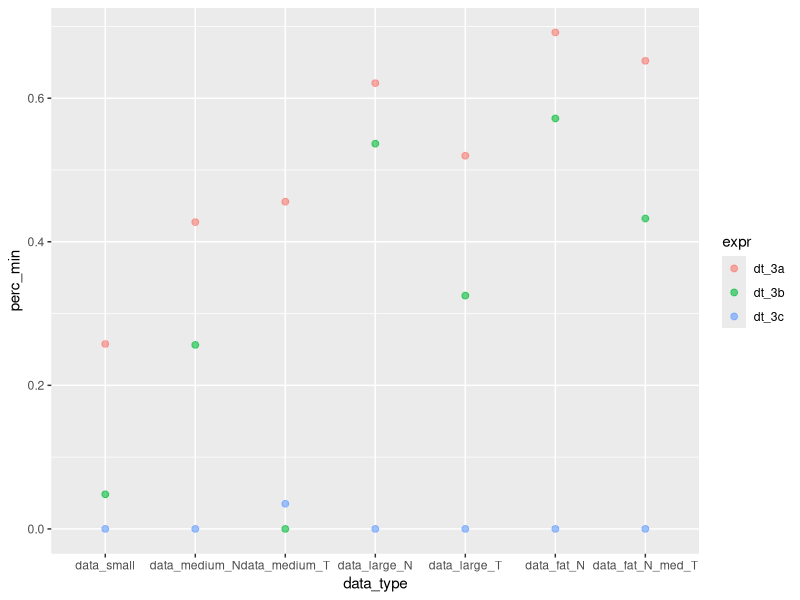
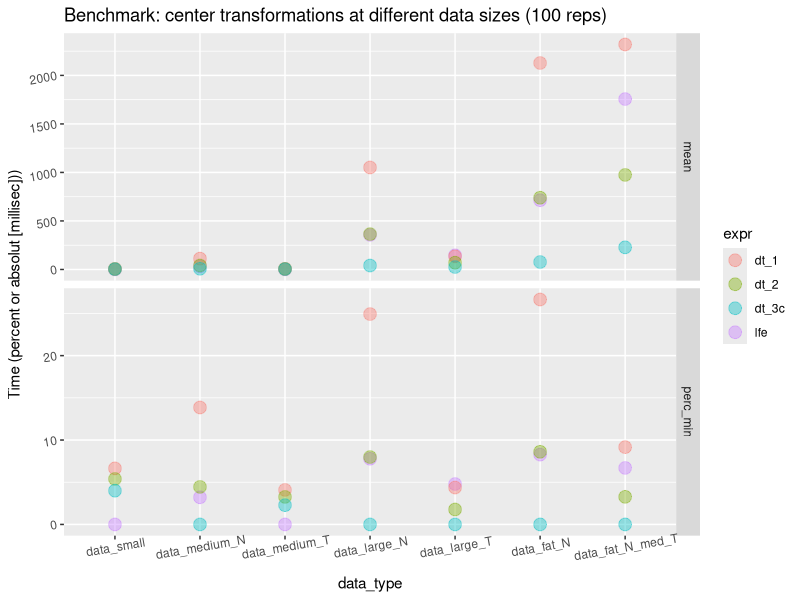
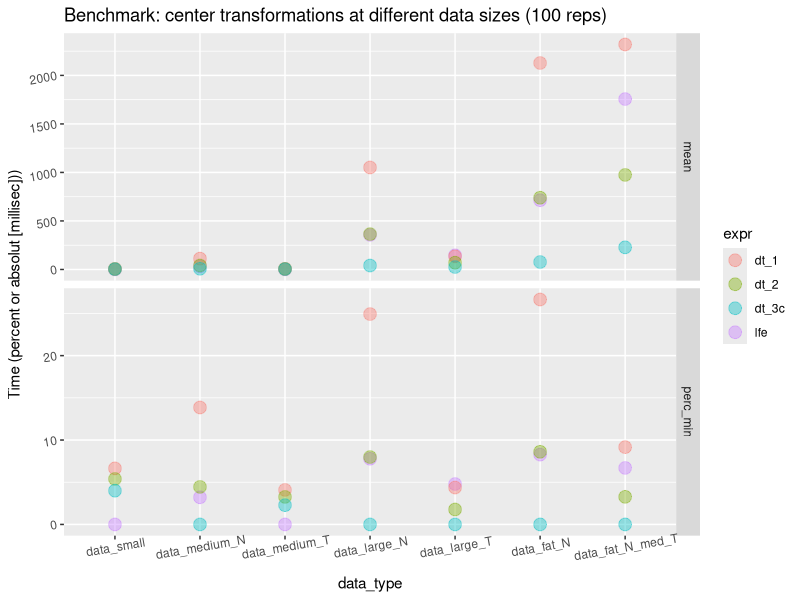

Generate these figures, in order, with R:
library(tidyverse)

levels <- c("data_small", "data_medium_N", "data_medium_T", "data_large_N", "data_large_T",
            "data_fat_N", "data_fat_N_med_T")

bench_W_df <- read_csv("benchmark_output_centerOnly.csv") %>%
  mutate(data_type = factor(data_type, ordered=TRUE, levels = levels)) %>%
  select(data_type, n_row, do_dplyr, expr, mean, everything()) %>%
  group_by(data_type) %>%
  mutate(perc_min = (mean-min(mean))/min(mean)) %>%
  ungroup()

bench_W_df

## dt3 comparisons
bench_W_df %>%
  filter(str_detect(expr, "dt_3")) %>%
  group_by(data_type) %>%
  mutate(perc_min = (mean-min(mean))/min(mean)) %>%
  ungroup() %>%
  ggplot(aes(x= data_type, y = perc_min, colour = expr))+
  geom_point(alpha=I(.6), size = 2, fill = I("black"))


pl_compars_centerOnly <- bench_W_df %>%
  filter(!expr %in% c("dplyr", "dt_3a", "dt_3b")) %>%
  group_by(data_type) %>%
  mutate(perc_min = (mean-min(mean))/min(mean)) %>%
  ungroup() %>%
  gather(measure, value, mean, perc_min) %>%
  ggplot(aes(x= data_type, y = value, colour = expr))+
  geom_point(alpha=I(.4), size = 4, fill = I("black")) +
  ylab("Time (percent or absolut [millisec]))") +
  facet_grid(measure~., scales = "free") +
  theme(axis.text = element_text(angle = 10)) +
  ggtitle("Benchmark: center transformations at different data sizes (100 reps)")

pl_compars_centerOnly

ggsave(pl_compars_centerOnly, filename = "figures/benchm_center_dt_lfe.png",
       width = 7, height = 4)

